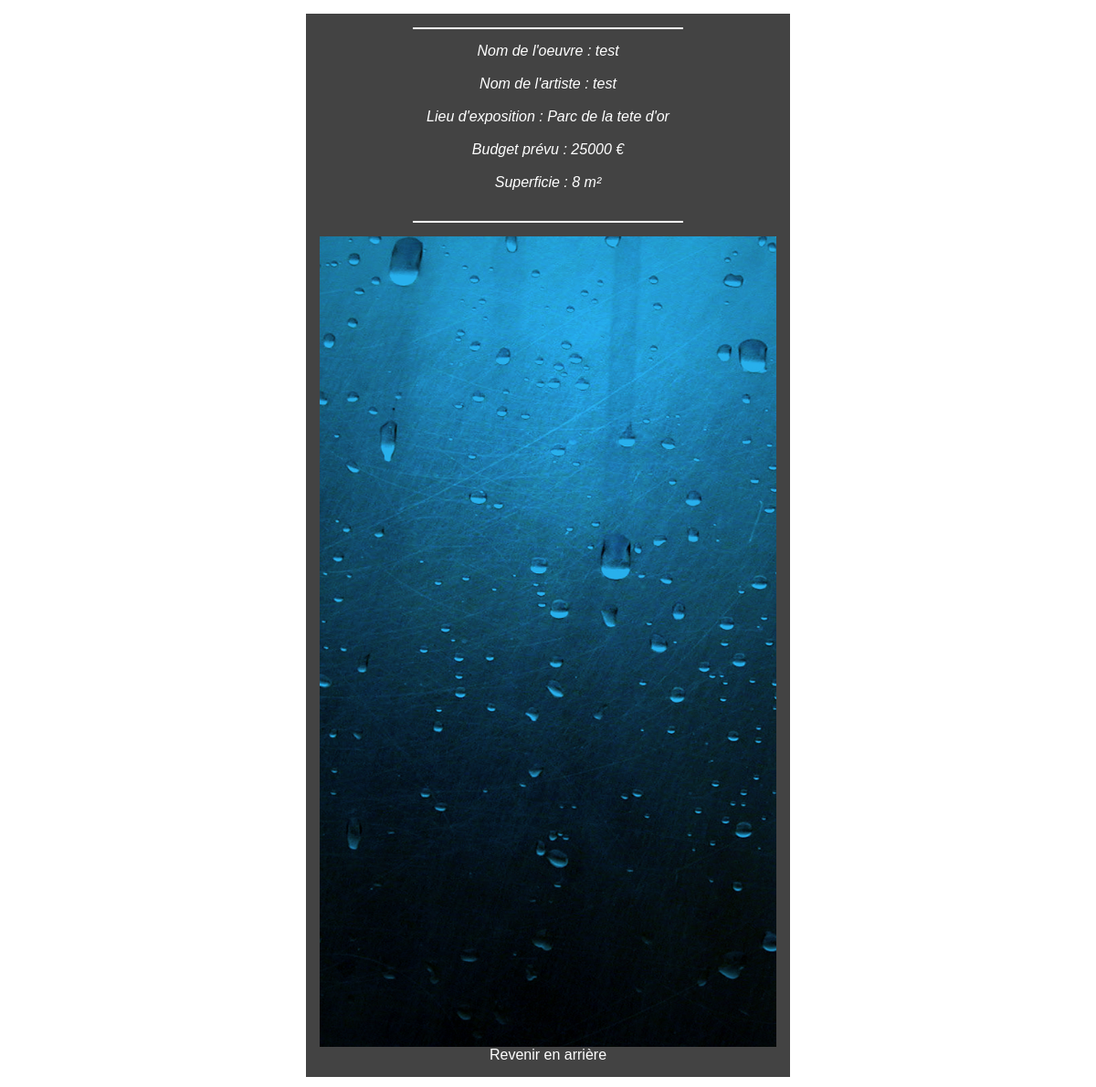
The page /pages/pageDetailsOeuvreAdmin.php?idOeuvreAdmin=1 on the database its author committed.
### tables this page shows
CREATE TABLE IF NOT EXISTS `oeuvre_admin` (
  `idOeuvre` int(3) NOT NULL AUTO_INCREMENT,
  `idArtiste` int(11) NOT NULL,
  `nomOeuvre` varchar(30) NOT NULL,
  `nomArtiste` varchar(30) NOT NULL,
  `lieu` varchar(30) NOT NULL,
  `nomPhoto` varchar(30) NOT NULL,
  `budget` int(10) NOT NULL,
  `société` varchar(40) DEFAULT NULL,
  `superficie` int(5) NOT NULL,
  `poids` int(5) DEFAULT NULL,
  PRIMARY KEY (`idOeuvre`),
  KEY `idArtiste` (`idArtiste`)
);

### pages/pageDetailsOeuvreAdmin.php (the view, shortened to what this page needs)
<?php
	$c = new Connexion();
	$connexion = $c->getConnexion();
	if(!empty($_GET['idOeuvreAdmin'])){
		$idOeuvreAdmin = $_GET['idOeuvreAdmin'];
	}
	if(!empty($idOeuvreAdmin)){
		$resultats=$connexion->query("SELECT * FROM `oeuvre_admin` WHERE idOeuvre='".$idOeuvreAdmin."'");
	}
	$resultats->setFetchMode(PDO::FETCH_OBJ);
	$resultat = $resultats->fetch();
	?>
	<DOCTYPE! html>
	<html>
		<head>
			<link href="../vue/style.css" rel="stylesheet" type="text/css" />
		</head>
		<body>
		<div class="general">
			<div class="divDetail">
				<?php
					echo '<p> Nom de l\'oeuvre : '.$resultat->nomOeuvre.'</p> <br/>';
					echo '<p> Nom de l\'artiste : '.$resultat->nomArtiste.'</p> <br/>';
					echo '<p> Lieu d\'exposition : '.$resultat->lieu.'</p> <br/>';
					echo '<p> Budget prévu : '.$resultat->budget.' €</p> <br/>';
					echo '<p> Superficie : '.$resultat->superficie.' m²</p> <br/>';
				?>
			</div>
			<div class="divImageDetail">
				<?php
					echo '<img src="../vue/uploads/'.$resultat->nomPhoto.'" />';
				?>
				<a class="lienRetour" href="adminGestionOeuvre.php"> Revenir en arrière </a>
			</div>
		</div>
		</body>
	</html>

### vue/style.css (style rules this page uses)
* { margin: 0 0; }
html { font-family: Arial; background: url('images/lyon2.jpg') fixed no-repeat 50% 65%; font-size: 1em; }
p, h1 { color: white; }
p { font-style: italic; }
.general { background: rgba(20,20,20,0.8); width: 500px; margin:15px auto; text-align: center; padding: 15px; }
.divDetail { border-bottom: solid 2px white; border-top: solid 2px white; margin-bottom: 15px; padding: 15px; }
.divImageDetail img { width: 500px; height: auto; }
.divDetail, .divImageDetail { display: inline-block; vertical-align: middle; }
.lienRetour { color: white; text-decoration: none; margin-top: 10px; }

### rows shown on the page
oeuvre_admin: nomOeuvre "test", nomArtiste "test", lieu "Parc de la tete d'or", budget "25000", superficie "8", nomPhoto (picture)
